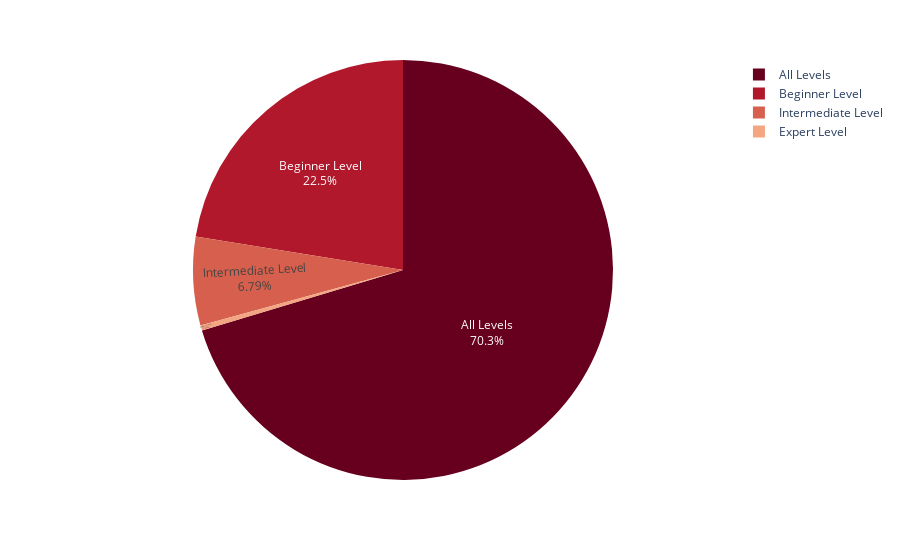

Write notebook code for a chart like this one.
### Markdown cell above
#### INFERENCE
+ <i>Web Development has the maximum number of lectures across different levels of courses.</i>
+ <i>NUmber of lectures for Graphic Deisgn has an edge over Business Finance in case of Beginner, Intermmediate and Expert levels.</i>
________________

### Code cell
# Plotr for Reviews per Level per Subject
plot_num_of_countable_feature('num_reviews')

### Figure 1 — Plotly figure (JSON) as saved in the notebook; plotly's stock layout.template omitted (floating-point values rounded to 4 significant figures)
{"data": [{"domain": {"x": [0, 1], "y": [0, 1]}, "hovertemplate": "Level=%{label}<br>NumberOf num_reviews=%{value}<extra></extra>", "labels": ["All Levels", "Beginner Level", "Expert Level", "Intermediate Level"], "legendgroup": "", "name": "", "showlegend": true, "textinfo": "percent+label", "textposition": "inside", "type": "pie", "values": [404297, 129075, 2333, 39016]}], "layout": {"autosize": true, "legend": {"tracegroupgap": 0}, "margin": {"t": 60}, "piecolorway": ["rgb(103,0,31)", "rgb(178,24,43)", "rgb(214,96,77)", "rgb(244,165,130)", "rgb(253,219,199)", "rgb(247,247,247)", "rgb(209,229,240)", "rgb(146,197,222)", "rgb(67,147,195)", "rgb(33,102,172)", "rgb(5,48,97)"]}}
